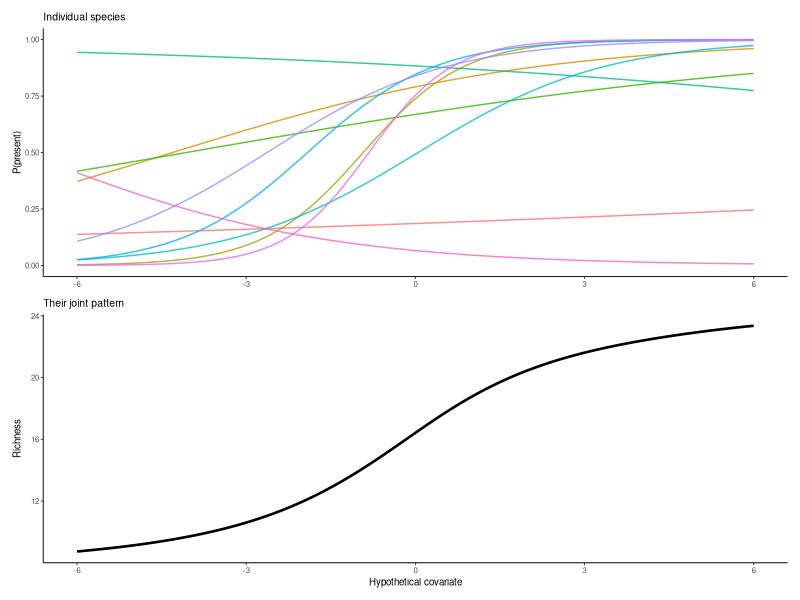
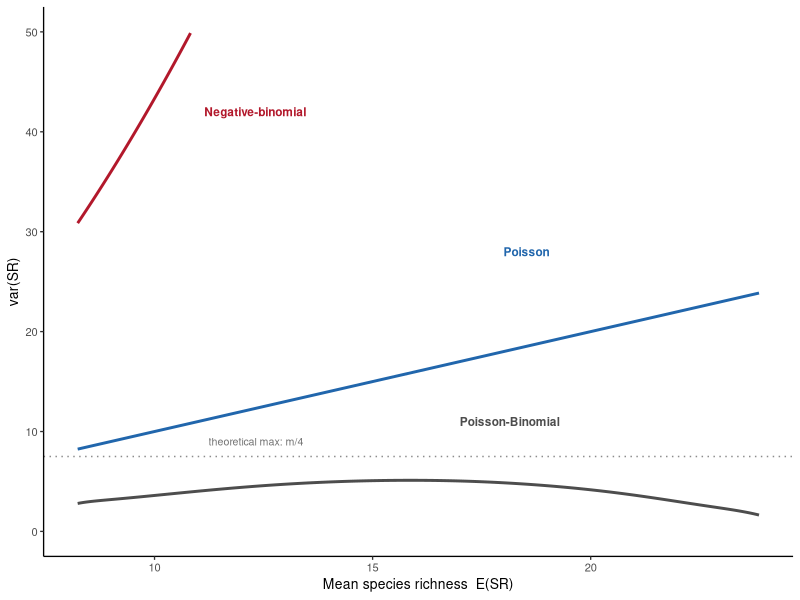

The R script that drew these images, in order:
## ---- chunk 1
library(knitr)
knitr::opts_chunk$set(echo = FALSE, message = FALSE, warning = FALSE,
                      cache = TRUE, fig.align = "center")
## ---- chunk 2
# One simulated multispecies community, shared across the talk (opening
# illustration, pb_figure, skellam_var_fig): each of m species has its own
# intercept and slope on a hypothetical covariate x (logit link) -- a true
# simulation of heterogeneous species responses, not a hand-crafted probability
# vector or the degenerate homogeneous/Binomial case.
set.seed(1)
m_sim     <- 30
beta0_sim <- rnorm(m_sim, 0, 1.8)
beta1_sim <- rnorm(m_sim, 0.35, 0.7)   # mostly positive: mean richness rises with x
## ---- chunk 3
library(ggplot2); library(patchwork)
x_grid <- seq(-6, 6, length.out = 200)
p_ind  <- plogis(outer(x_grid, beta1_sim) +
                 matrix(beta0_sim, nrow = length(x_grid), ncol = m_sim, byrow = TRUE))
set.seed(2); show_spp <- sample(m_sim, 10)
df_ind <- data.frame(x = rep(x_grid, 10), p = as.vector(p_ind[, show_spp]),
                     spp = factor(rep(show_spp, each = length(x_grid))))
df_sr  <- data.frame(x = x_grid, SR = rowSums(p_ind))

p1 <- ggplot(df_ind, aes(x, p, color = spp)) +
  geom_line(linewidth = 0.5, alpha = 0.8, show.legend = FALSE) +
  labs(x = NULL, y = "P(present)", title = "Individual species") +
  theme_classic(base_size = 7) +
  theme(plot.title = element_text(size = 7.5))
p2 <- ggplot(df_sr, aes(x, SR)) +
  geom_line(linewidth = 0.9) +
  labs(x = "Hypothetical covariate", y = "Richness", title = "Their joint pattern") +
  theme_classic(base_size = 7) +
  theme(plot.title = element_text(size = 7.5))
p1 / p2
## ---- chunk 4
# variance against mean, from the simulated community: Poisson-Binomial vs Poisson vs NB
library(ggplot2); library(tidyr)
phi <- 3
x_grid <- seq(-8, 8, length.out = 300)
eta <- outer(x_grid, beta1_sim) + matrix(beta0_sim, nrow = length(x_grid), ncol = m_sim, byrow = TRUE)
p   <- plogis(eta)
mean_x <- rowSums(p); var_x <- rowSums(p * (1 - p))
df <- data.frame(mean = mean_x,
                 `Poisson`           = mean_x,
                 `Negative-binomial` = mean_x + mean_x^2/phi,
                 `Poisson-Binomial`  = var_x,
                 check.names = FALSE) |>
  pivot_longer(-mean, names_to = "Distribution", values_to = "variance")
df$Distribution <- factor(df$Distribution,
  levels = c("Negative-binomial","Poisson","Poisson-Binomial"))
cols <- c("Poisson"="#2166AC","Negative-binomial"="#B2182B","Poisson-Binomial"="grey30")
# fixed label positions, hand-checked against the curves' actual values so text
# sits in verified empty space rather than relying on repel force-balancing
# (which kept placing labels on top of their own line in this small panel):
#  - NB exits the y<=50 panel at mean=10.84 (solved exactly below); its whole
#    visible segment sits left of that, so the label starts just past it, where
#    no part of the (now off-panel) line can reach
#  - Poisson is the y=mean line; label well above its right end, clear of NB
#    (long since off-panel by mean=18) and of the low, flat Poisson-Binomial line
#  - Poisson-Binomial stays low (<=~5); label to the right, above its curve but
#    below the "theoretical max" annotation
nb_exit <- uniroot(function(m) m + m^2/phi - 50, c(m_sim/4, 20))$root
labels_manual <- data.frame(
  mean     = c(nb_exit + 0.3, 18,  17),
  variance = c(42,            28,  11),
  label    = c("Negative-binomial", "Poisson", "Poisson-Binomial"),
  Distribution = factor(c("Negative-binomial","Poisson","Poisson-Binomial"),
                        levels = levels(df$Distribution)))
ggplot(df, aes(mean, variance, color = Distribution)) +
  geom_hline(yintercept = m_sim/4, linetype = "dotted", color = "grey55") +
  annotate("text", x = min(mean_x)+3, y = m_sim/4 + 1.5, label = "theoretical max: m/4",
           size = 2.7, hjust = 0, color = "grey45") +
  geom_line(linewidth = 1) +
  geom_text(data = labels_manual, aes(label = label), fontface = "bold",
            size = 3, hjust = 0, show.legend = FALSE) +
  scale_color_manual(values = cols, name = NULL) +
  labs(x = "Mean species richness  E(SR)", y = "var(SR)") +
  theme_classic(base_size = 10) +
  theme(legend.position = "none") + ylim(0,50)
